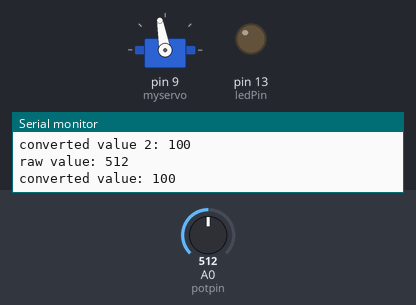
A sketch run on a simulated Arduino Uno, built with avr-gcc and run on an emulated ATmega328P. Shown: servo, output pins drawn as LEDs (lit = HIGH), the last lines printed to the serial monitor. Inputs (shaded band) come from the test bench; at power-on: A0 (potpin) = 512.

Above: at 1.2 s.
1.3 s: A0 (potpin) set to 1023
At 2.5 s:
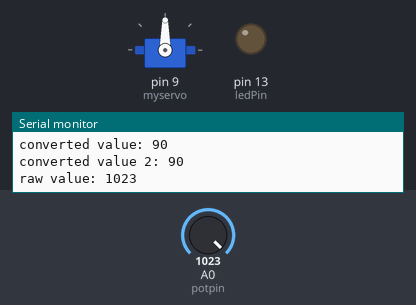
2.8 s: A0 (potpin) set to 988
At 3.4 s:
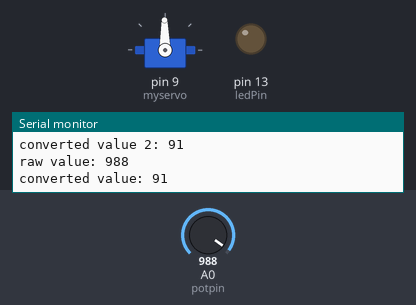
5.8 s: A0 (potpin) set to 306
At 6.9 s:
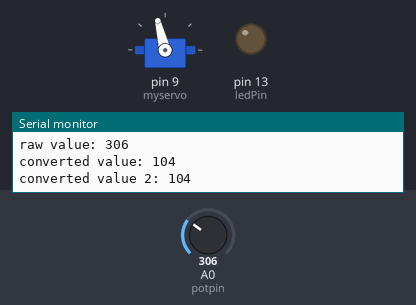
Timing chart, 0 to 8.8 s (numbered marks = the images above; inputs shaded):
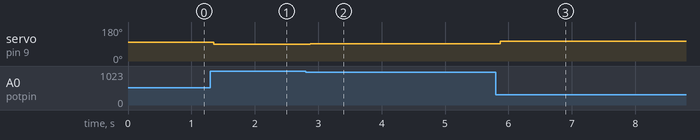

The sketch:

Motor_code_Jade.ino
```cpp
#include <Servo.h>


Servo myservo;
// create servo object to control a servo


int ledPin = 13;
int potpin = A0; // analog pin used to connect the potentiometer
int val;// variable to read the value from analog pin
int Convertval;
int Convertval2;

void setup () {
myservo.attach (9); // attaches the servo on pin 9 to the arduino board
pinMode (ledPin, OUTPUT); //tells the board the servo is an output device
Serial.begin(9600);
}

void loop () {

  val = analogRead (potpin);
  Serial.print ("raw value: "); //Value of the potentiometer
  Serial.println(val);

  Convertval = map (val, 0, 1000, 110, 90);//play with the third muber to asjust the speed of motor further away from 90 increases speed. The other side on 90 changes polarity of the servo
  Serial.print ("converted value: ");
  Serial.println (Convertval);

  Convertval2 = (Convertval);
  Serial.print ("converted value 2: ");
  Serial.println (Convertval2);

  myservo.write (Convertval2); //Value sent to the servo
  delay (15);

}
```

Measured:
- after the input at 1.3 s, servo on pin 9 (myservo): 100° → 90° after 0.05 s
- after the input at 2.8 s, servo on pin 9 (myservo): 90° → 91° after 0.07 s
- after the input at 5.8 s, servo on pin 9 (myservo): 91° → 104° after 0.07 s
